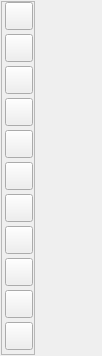
<?xml version="1.0" encoding="UTF-8"?>
<ui version="4.0">
 <class>MapToolPanel</class>
 <widget class="QWidget" name="MapToolPanel">
  <property name="geometry">
   <rect>
    <x>0</x>
    <y>0</y>
    <width>102</width>
    <height>322</height>
   </rect>
  </property>
  <property name="sizePolicy">
   <sizepolicy hsizetype="Fixed" vsizetype="Fixed">
    <horstretch>0</horstretch>
    <verstretch>0</verstretch>
   </sizepolicy>
  </property>
  <property name="maximumSize">
   <size>
    <width>102</width>
    <height>16777215</height>
   </size>
  </property>
  <property name="windowTitle">
   <string/>
  </property>
  <property name="windowOpacity">
   <double>1.000000000000000</double>
  </property>
  <layout class="QVBoxLayout" name="verticalLayout">
   <property name="spacing">
    <number>2</number>
   </property>
   <property name="leftMargin">
    <number>1</number>
   </property>
   <property name="topMargin">
    <number>1</number>
   </property>
   <property name="rightMargin">
    <number>1</number>
   </property>
   <property name="bottomMargin">
    <number>1</number>
   </property>
   <item>
    <widget class="QFrame" name="buttonFrame">
     <property name="maximumSize">
      <size>
       <width>34</width>
       <height>16777215</height>
      </size>
     </property>
     <property name="frameShape">
      <enum>QFrame::StyledPanel</enum>
     </property>
     <property name="frameShadow">
      <enum>QFrame::Raised</enum>
     </property>
     <layout class="QVBoxLayout" name="verticalLayout_2">
      <property name="spacing">
       <number>4</number>
      </property>
      <property name="leftMargin">
       <number>3</number>
      </property>
      <property name="topMargin">
       <number>0</number>
      </property>
      <property name="rightMargin">
       <number>0</number>
      </property>
      <property name="bottomMargin">
       <number>4</number>
      </property>
      <item>
       <widget class="QPushButton" name="rulerButton">
        <property name="minimumSize">
         <size>
          <width>28</width>
          <height>28</height>
         </size>
        </property>
        <property name="maximumSize">
         <size>
          <width>28</width>
          <height>28</height>
         </size>
        </property>
        <property name="cursor">
         <cursorShape>PointingHandCursor</cursorShape>
        </property>
        <property name="text">
         <string/>
        </property>
        <property name="icon">
         <iconset resource="../../resources/resource.qrc">
          <normaloff>:/icons/images/roulet.jpg</normaloff>:/icons/images/roulet.jpg</iconset>
        </property>
        <property name="iconSize">
         <size>
          <width>28</width>
          <height>28</height>
         </size>
        </property>
       </widget>
      </item>
      <item>
       <widget class="QPushButton" name="propetiesButton">
        <property name="minimumSize">
         <size>
          <width>28</width>
          <height>28</height>
         </size>
        </property>
        <property name="maximumSize">
         <size>
          <width>28</width>
          <height>28</height>
         </size>
        </property>
        <property name="cursor">
         <cursorShape>PointingHandCursor</cursorShape>
        </property>
        <property name="text">
         <string notr="true"/>
        </property>
        <property name="icon">
         <iconset resource="../../resources/resource.qrc">
          <normaloff>:/icons/images/sign_properties.jpg</normaloff>:/icons/images/sign_properties.jpg</iconset>
        </property>
        <property name="iconSize">
         <size>
          <width>28</width>
          <height>28</height>
         </size>
        </property>
        <property name="checkable">
         <bool>false</bool>
        </property>
       </widget>
      </item>
      <item>
       <widget class="QPushButton" name="addPointButton">
        <property name="minimumSize">
         <size>
          <width>28</width>
          <height>28</height>
         </size>
        </property>
        <property name="maximumSize">
         <size>
          <width>28</width>
          <height>28</height>
         </size>
        </property>
        <property name="cursor">
         <cursorShape>PointingHandCursor</cursorShape>
        </property>
        <property name="text">
         <string/>
        </property>
        <property name="icon">
         <iconset resource="../../resources/resource.qrc">
          <normaloff>:/icons/images/sign_add_points.jpg</normaloff>:/icons/images/sign_add_points.jpg</iconset>
        </property>
        <property name="iconSize">
         <size>
          <width>28</width>
          <height>28</height>
         </size>
        </property>
       </widget>
      </item>
      <item>
       <widget class="QPushButton" name="removePointButton">
        <property name="minimumSize">
         <size>
          <width>28</width>
          <height>28</height>
         </size>
        </property>
        <property name="maximumSize">
         <size>
          <width>28</width>
          <height>28</height>
         </size>
        </property>
        <property name="cursor">
         <cursorShape>PointingHandCursor</cursorShape>
        </property>
        <property name="text">
         <string/>
        </property>
        <property name="icon">
         <iconset resource="../../resources/resource.qrc">
          <normaloff>:/icons/images/sign_remove_points.jpg</normaloff>:/icons/images/sign_remove_points.jpg</iconset>
        </property>
        <property name="iconSize">
         <size>
          <width>28</width>
          <height>28</height>
         </size>
        </property>
       </widget>
      </item>
      <item>
       <widget class="QPushButton" name="changeButton">
        <property name="minimumSize">
         <size>
          <width>28</width>
          <height>28</height>
         </size>
        </property>
        <property name="maximumSize">
         <size>
          <width>28</width>
          <height>28</height>
         </size>
        </property>
        <property name="cursor">
         <cursorShape>PointingHandCursor</cursorShape>
        </property>
        <property name="text">
         <string/>
        </property>
        <property name="icon">
         <iconset resource="../../resources/resource.qrc">
          <normaloff>:/icons/images/sign_change.jpg</normaloff>:/icons/images/sign_change.jpg</iconset>
        </property>
        <property name="iconSize">
         <size>
          <width>28</width>
          <height>28</height>
         </size>
        </property>
       </widget>
      </item>
      <item>
       <widget class="QPushButton" name="rotateButton">
        <property name="minimumSize">
         <size>
          <width>28</width>
          <height>28</height>
         </size>
        </property>
        <property name="maximumSize">
         <size>
          <width>28</width>
          <height>28</height>
         </size>
        </property>
        <property name="cursor">
         <cursorShape>PointingHandCursor</cursorShape>
        </property>
        <property name="text">
         <string/>
        </property>
        <property name="icon">
         <iconset resource="../../resources/resource.qrc">
          <normaloff>:/icons/images/sign_rotate.jpg</normaloff>:/icons/images/sign_rotate.jpg</iconset>
        </property>
        <property name="iconSize">
         <size>
          <width>28</width>
          <height>28</height>
         </size>
        </property>
       </widget>
      </item>
      <item>
       <widget class="QPushButton" name="deleteButton">
        <property name="minimumSize">
         <size>
          <width>28</width>
          <height>28</height>
         </size>
        </property>
        <property name="maximumSize">
         <size>
          <width>28</width>
          <height>28</height>
         </size>
        </property>
        <property name="cursor">
         <cursorShape>PointingHandCursor</cursorShape>
        </property>
        <property name="text">
         <string/>
        </property>
        <property name="icon">
         <iconset resource="../../resources/resource.qrc">
          <normaloff>:/icons/images/sign_remove.jpg</normaloff>:/icons/images/sign_remove.jpg</iconset>
        </property>
        <property name="iconSize">
         <size>
          <width>28</width>
          <height>28</height>
         </size>
        </property>
       </widget>
      </item>
      <item>
       <widget class="QPushButton" name="multySelectButton">
        <property name="minimumSize">
         <size>
          <width>28</width>
          <height>28</height>
         </size>
        </property>
        <property name="maximumSize">
         <size>
          <width>28</width>
          <height>28</height>
         </size>
        </property>
        <property name="cursor">
         <cursorShape>PointingHandCursor</cursorShape>
        </property>
        <property name="text">
         <string/>
        </property>
        <property name="icon">
         <iconset resource="../../resources/resource.qrc">
          <normaloff>:/icons/images/sign_multy_select.png</normaloff>:/icons/images/sign_multy_select.png</iconset>
        </property>
        <property name="iconSize">
         <size>
          <width>28</width>
          <height>28</height>
         </size>
        </property>
       </widget>
      </item>
      <item>
       <widget class="QPushButton" name="signLabelsButton">
        <property name="minimumSize">
         <size>
          <width>28</width>
          <height>28</height>
         </size>
        </property>
        <property name="maximumSize">
         <size>
          <width>28</width>
          <height>28</height>
         </size>
        </property>
        <property name="cursor">
         <cursorShape>PointingHandCursor</cursorShape>
        </property>
        <property name="text">
         <string/>
        </property>
        <property name="icon">
         <iconset resource="../../resources/resource.qrc">
          <normaloff>:/icons/images/text.png</normaloff>:/icons/images/text.png</iconset>
        </property>
        <property name="iconSize">
         <size>
          <width>28</width>
          <height>28</height>
         </size>
        </property>
        <property name="checkable">
         <bool>true</bool>
        </property>
       </widget>
      </item>
      <item>
       <widget class="QPushButton" name="featureLabelsButton">
        <property name="minimumSize">
         <size>
          <width>28</width>
          <height>28</height>
         </size>
        </property>
        <property name="maximumSize">
         <size>
          <width>28</width>
          <height>28</height>
         </size>
        </property>
        <property name="cursor">
         <cursorShape>PointingHandCursor</cursorShape>
        </property>
        <property name="text">
         <string/>
        </property>
        <property name="icon">
         <iconset resource="../../resources/resource.qrc">
          <normaloff>:/icons/images/figure_text.png</normaloff>:/icons/images/figure_text.png</iconset>
        </property>
        <property name="iconSize">
         <size>
          <width>28</width>
          <height>28</height>
         </size>
        </property>
        <property name="checkable">
         <bool>true</bool>
        </property>
       </widget>
      </item>
      <item>
       <widget class="QPushButton" name="layerListButton">
        <property name="minimumSize">
         <size>
          <width>28</width>
          <height>28</height>
         </size>
        </property>
        <property name="maximumSize">
         <size>
          <width>28</width>
          <height>28</height>
         </size>
        </property>
        <property name="cursor">
         <cursorShape>PointingHandCursor</cursorShape>
        </property>
        <property name="text">
         <string/>
        </property>
        <property name="icon">
         <iconset resource="../../resources/resource.qrc">
          <normaloff>:/icons/images/layer_list.png</normaloff>:/icons/images/layer_list.png</iconset>
        </property>
        <property name="iconSize">
         <size>
          <width>28</width>
          <height>28</height>
         </size>
        </property>
        <property name="checkable">
         <bool>true</bool>
        </property>
       </widget>
      </item>
     </layout>
    </widget>
   </item>
  </layout>
 </widget>
 <resources>
  <include location="../../resources/resource.qrc"/>
 </resources>
 <connections/>
</ui>
